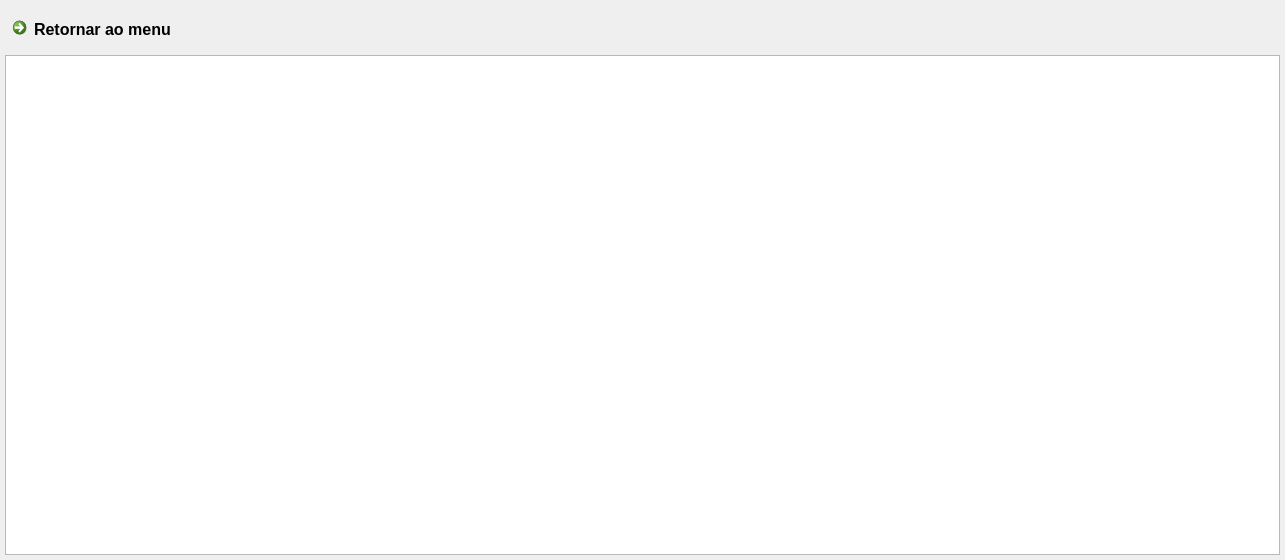
<?xml version="1.0" encoding="UTF-8"?>
<ui version="4.0">
 <class>acervo</class>
 <widget class="QWidget" name="acervo">
  <property name="geometry">
   <rect>
    <x>0</x>
    <y>0</y>
    <width>1285</width>
    <height>560</height>
   </rect>
  </property>
  <property name="font">
   <font>
    <pointsize>12</pointsize>
   </font>
  </property>
  <property name="windowTitle">
   <string>Form</string>
  </property>
  <property name="autoFillBackground">
   <bool>false</bool>
  </property>
  <widget class="QTableWidget" name="tableWidget">
   <property name="geometry">
    <rect>
     <x>5</x>
     <y>55</y>
     <width>1275</width>
     <height>500</height>
    </rect>
   </property>
   <property name="font">
    <font>
     <family>Segoe UI</family>
     <stylestrategy>PreferDefault</stylestrategy>
    </font>
   </property>
   <property name="layoutDirection">
    <enum>Qt::LeftToRight</enum>
   </property>
   <property name="autoFillBackground">
    <bool>false</bool>
   </property>
   <property name="sizeAdjustPolicy">
    <enum>QAbstractScrollArea::AdjustIgnored</enum>
   </property>
   <property name="dragEnabled">
    <bool>false</bool>
   </property>
   <property name="alternatingRowColors">
    <bool>true</bool>
   </property>
   <property name="gridStyle">
    <enum>Qt::SolidLine</enum>
   </property>
   <property name="sortingEnabled">
    <bool>true</bool>
   </property>
   <attribute name="horizontalHeaderCascadingSectionResizes">
    <bool>false</bool>
   </attribute>
  </widget>
  <widget class="QCommandLinkButton" name="commandLinkButton">
   <property name="geometry">
    <rect>
     <x>5</x>
     <y>10</y>
     <width>200</width>
     <height>40</height>
    </rect>
   </property>
   <property name="sizeIncrement">
    <size>
     <width>0</width>
     <height>0</height>
    </size>
   </property>
   <property name="cursor">
    <cursorShape>PointingHandCursor</cursorShape>
   </property>
   <property name="layoutDirection">
    <enum>Qt::LeftToRight</enum>
   </property>
   <property name="text">
    <string>Retornar ao menu</string>
   </property>
   <property name="iconSize">
    <size>
     <width>30</width>
     <height>30</height>
    </size>
   </property>
  </widget>
 </widget>
 <resources/>
 <connections/>
</ui>
